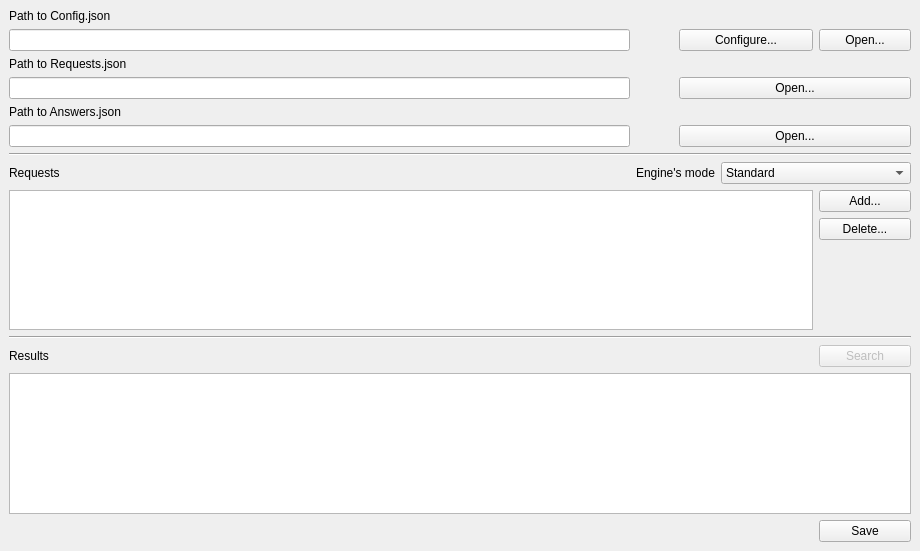
<?xml version="1.0" encoding="UTF-8"?>
<ui version="4.0">
 <class>MainWindow</class>
 <widget class="QMainWindow" name="MainWindow">
  <property name="geometry">
   <rect>
    <x>0</x>
    <y>0</y>
    <width>920</width>
    <height>551</height>
   </rect>
  </property>
  <property name="windowTitle">
   <string>Search engine</string>
  </property>
  <widget class="QWidget" name="centralwidget">
   <layout class="QGridLayout" name="gridLayout_2">
    <item row="1" column="0">
     <layout class="QGridLayout" name="gridLayout">
      <item row="7" column="0">
       <widget class="QLabel" name="requests_fieeld_line">
        <property name="text">
         <string>Requests</string>
        </property>
       </widget>
      </item>
      <item row="8" column="0" colspan="4">
       <widget class="QListView" name="requests_line_list">
        <property name="editTriggers">
         <set>QAbstractItemView::SelectedClicked</set>
        </property>
       </widget>
      </item>
      <item row="0" column="0">
       <widget class="QLabel" name="config_path_line">
        <property name="text">
         <string>Path to Config.json</string>
        </property>
       </widget>
      </item>
      <item row="9" column="0" colspan="5">
       <widget class="Line" name="line">
        <property name="orientation">
         <enum>Qt::Horizontal</enum>
        </property>
       </widget>
      </item>
      <item row="10" column="0">
       <widget class="QLabel" name="answers_field_line">
        <property name="text">
         <string>Results</string>
        </property>
       </widget>
      </item>
      <item row="10" column="4">
       <widget class="QPushButton" name="search_button">
        <property name="enabled">
         <bool>false</bool>
        </property>
        <property name="text">
         <string>Search</string>
        </property>
       </widget>
      </item>
      <item row="4" column="0">
       <widget class="QLabel" name="answers_path_line">
        <property name="text">
         <string>Path to Answers.json</string>
        </property>
       </widget>
      </item>
      <item row="8" column="4">
       <layout class="QVBoxLayout" name="verticalLayout">
        <item>
         <widget class="QPushButton" name="requests_add_button">
          <property name="text">
           <string>Add...</string>
          </property>
         </widget>
        </item>
        <item>
         <widget class="QPushButton" name="requests_delete_button">
          <property name="text">
           <string>Delete...</string>
          </property>
         </widget>
        </item>
        <item>
         <spacer name="verticalSpacer">
          <property name="orientation">
           <enum>Qt::Vertical</enum>
          </property>
          <property name="sizeHint" stdset="0">
           <size>
            <width>20</width>
            <height>40</height>
           </size>
          </property>
         </spacer>
        </item>
       </layout>
      </item>
      <item row="11" column="0" colspan="5">
       <widget class="QTreeWidget" name="results_tree_widget">
        <property name="editTriggers">
         <set>QAbstractItemView::NoEditTriggers</set>
        </property>
        <property name="showDropIndicator" stdset="0">
         <bool>false</bool>
        </property>
        <property name="alternatingRowColors">
         <bool>false</bool>
        </property>
        <property name="selectionMode">
         <enum>QAbstractItemView::NoSelection</enum>
        </property>
        <property name="rootIsDecorated">
         <bool>true</bool>
        </property>
        <property name="columnCount">
         <number>3</number>
        </property>
        <attribute name="headerVisible">
         <bool>false</bool>
        </attribute>
        <column>
         <property name="text">
          <string notr="true">1</string>
         </property>
        </column>
        <column>
         <property name="text">
          <string notr="true">2</string>
         </property>
        </column>
        <column>
         <property name="text">
          <string notr="true">3</string>
         </property>
        </column>
       </widget>
      </item>
      <item row="2" column="0">
       <widget class="QLabel" name="requests_path_line">
        <property name="text">
         <string>Path to Requests.json</string>
        </property>
       </widget>
      </item>
      <item row="7" column="3" colspan="2">
       <widget class="QComboBox" name="mode_select">
        <property name="currentText">
         <string>Standard</string>
        </property>
        <property name="currentIndex">
         <number>0</number>
        </property>
        <property name="maxVisibleItems">
         <number>5</number>
        </property>
        <property name="maxCount">
         <number>4</number>
        </property>
        <property name="insertPolicy">
         <enum>QComboBox::NoInsert</enum>
        </property>
        <item>
         <property name="text">
          <string>Standard</string>
         </property>
        </item>
        <item>
         <property name="text">
          <string>Manual</string>
         </property>
        </item>
        <item>
         <property name="text">
          <string>Do not use configurations' file</string>
         </property>
        </item>
        <item>
         <property name="text">
          <string>Do not use requests' file</string>
         </property>
        </item>
       </widget>
      </item>
      <item row="1" column="4">
       <widget class="QPushButton" name="config_path_button">
        <property name="text">
         <string>Open...</string>
        </property>
       </widget>
      </item>
      <item row="6" column="0" colspan="5">
       <widget class="Line" name="line_2">
        <property name="orientation">
         <enum>Qt::Horizontal</enum>
        </property>
       </widget>
      </item>
      <item row="12" column="4">
       <widget class="QPushButton" name="save_button">
        <property name="text">
         <string>Save</string>
        </property>
       </widget>
      </item>
      <item row="7" column="1" colspan="2">
       <widget class="QLabel" name="label">
        <property name="text">
         <string>Engine's mode</string>
        </property>
       </widget>
      </item>
      <item row="1" column="0">
       <widget class="QLineEdit" name="config_path_edit"/>
      </item>
      <item row="3" column="0">
       <widget class="QLineEdit" name="requests_path_edit"/>
      </item>
      <item row="5" column="0">
       <widget class="QLineEdit" name="answers_path_edit"/>
      </item>
      <item row="3" column="1">
       <widget class="QLabel" name="no_requests_mark">
        <property name="enabled">
         <bool>true</bool>
        </property>
        <property name="text">
         <string/>
        </property>
        <property name="pixmap">
         <pixmap>icons/warning_small.png</pixmap>
        </property>
       </widget>
      </item>
      <item row="1" column="1">
       <widget class="QLabel" name="no_config_mark">
        <property name="enabled">
         <bool>true</bool>
        </property>
        <property name="text">
         <string/>
        </property>
        <property name="pixmap">
         <pixmap>icons/warning_small.png</pixmap>
        </property>
       </widget>
      </item>
      <item row="3" column="2" colspan="3">
       <widget class="QPushButton" name="requests_path_button">
        <property name="text">
         <string>Open...</string>
        </property>
       </widget>
      </item>
      <item row="5" column="2" colspan="3">
       <widget class="QPushButton" name="answers_path_button">
        <property name="text">
         <string>Open...</string>
        </property>
       </widget>
      </item>
      <item row="1" column="2" colspan="2">
       <widget class="QPushButton" name="config_change">
        <property name="text">
         <string>Configure...</string>
        </property>
       </widget>
      </item>
     </layout>
    </item>
   </layout>
  </widget>
  <action name="actionOpen_Config_json">
   <property name="icon">
    <iconset theme="document-open">
     <normaloff>.</normaloff>.</iconset>
   </property>
   <property name="text">
    <string>Open Config.json...</string>
   </property>
   <property name="toolTip">
    <string>Open Config.json file</string>
   </property>
  </action>
  <action name="actionOpen_Requests_json">
   <property name="icon">
    <iconset theme="document-open">
     <normaloff>.</normaloff>.</iconset>
   </property>
   <property name="text">
    <string>Open Requests.json...</string>
   </property>
   <property name="toolTip">
    <string>Open Requests.json file</string>
   </property>
  </action>
  <action name="actionSave_Answers_json">
   <property name="icon">
    <iconset theme="document-save">
     <normaloff>.</normaloff>.</iconset>
   </property>
   <property name="text">
    <string>Save Answers.json...</string>
   </property>
   <property name="toolTip">
    <string>Choose path to Answers.json file</string>
   </property>
  </action>
  <action name="actionExit">
   <property name="icon">
    <iconset theme="window-close">
     <normaloff>.</normaloff>.</iconset>
   </property>
   <property name="text">
    <string>Exit</string>
   </property>
  </action>
  <action name="actionabout">
   <property name="text">
    <string>About...</string>
   </property>
  </action>
 </widget>
 <resources/>
 <connections>
  <connection>
   <sender>config_path_button</sender>
   <signal>clicked()</signal>
   <receiver>MainWindow</receiver>
   <slot>openConfig()</slot>
   <hints>
    <hint type="sourcelabel">
     <x>909</x>
     <y>52</y>
    </hint>
    <hint type="destinationlabel">
     <x>913</x>
     <y>33</y>
    </hint>
   </hints>
  </connection>
  <connection>
   <sender>requests_path_button</sender>
   <signal>clicked()</signal>
   <receiver>MainWindow</receiver>
   <slot>openRequests()</slot>
   <hints>
    <hint type="sourcelabel">
     <x>909</x>
     <y>102</y>
    </hint>
    <hint type="destinationlabel">
     <x>916</x>
     <y>95</y>
    </hint>
   </hints>
  </connection>
  <connection>
   <sender>answers_path_button</sender>
   <signal>clicked()</signal>
   <receiver>MainWindow</receiver>
   <slot>openAnswers()</slot>
   <hints>
    <hint type="sourcelabel">
     <x>909</x>
     <y>151</y>
    </hint>
    <hint type="destinationlabel">
     <x>916</x>
     <y>153</y>
    </hint>
   </hints>
  </connection>
  <connection>
   <sender>requests_add_button</sender>
   <signal>clicked()</signal>
   <receiver>MainWindow</receiver>
   <slot>addRequests()</slot>
   <hints>
    <hint type="sourcelabel">
     <x>908</x>
     <y>216</y>
    </hint>
    <hint type="destinationlabel">
     <x>916</x>
     <y>218</y>
    </hint>
   </hints>
  </connection>
  <connection>
   <sender>requests_delete_button</sender>
   <signal>clicked()</signal>
   <receiver>MainWindow</receiver>
   <slot>deleteRequests()</slot>
   <hints>
    <hint type="sourcelabel">
     <x>908</x>
     <y>245</y>
    </hint>
    <hint type="destinationlabel">
     <x>914</x>
     <y>283</y>
    </hint>
   </hints>
  </connection>
  <connection>
   <sender>config_path_edit</sender>
   <signal>textChanged(QString)</signal>
   <receiver>MainWindow</receiver>
   <slot>modifyConfig()</slot>
   <hints>
    <hint type="sourcelabel">
     <x>342</x>
     <y>50</y>
    </hint>
    <hint type="destinationlabel">
     <x>364</x>
     <y>24</y>
    </hint>
   </hints>
  </connection>
  <connection>
   <sender>requests_path_edit</sender>
   <signal>textChanged(QString)</signal>
   <receiver>MainWindow</receiver>
   <slot>modifyRequests()</slot>
   <hints>
    <hint type="sourcelabel">
     <x>517</x>
     <y>100</y>
    </hint>
    <hint type="destinationlabel">
     <x>533</x>
     <y>26</y>
    </hint>
   </hints>
  </connection>
  <connection>
   <sender>answers_path_edit</sender>
   <signal>textChanged(QString)</signal>
   <receiver>MainWindow</receiver>
   <slot>modifyAnswers()</slot>
   <hints>
    <hint type="sourcelabel">
     <x>646</x>
     <y>149</y>
    </hint>
    <hint type="destinationlabel">
     <x>677</x>
     <y>24</y>
    </hint>
   </hints>
  </connection>
  <connection>
   <sender>config_change</sender>
   <signal>clicked()</signal>
   <receiver>MainWindow</receiver>
   <slot>modifyConfig()</slot>
   <hints>
    <hint type="sourcelabel">
     <x>826</x>
     <y>52</y>
    </hint>
    <hint type="destinationlabel">
     <x>839</x>
     <y>29</y>
    </hint>
   </hints>
  </connection>
  <connection>
   <sender>search_button</sender>
   <signal>clicked()</signal>
   <receiver>MainWindow</receiver>
   <slot>search()</slot>
   <hints>
    <hint type="sourcelabel">
     <x>909</x>
     <y>367</y>
    </hint>
    <hint type="destinationlabel">
     <x>789</x>
     <y>385</y>
    </hint>
   </hints>
  </connection>
  <connection>
   <sender>save_button</sender>
   <signal>clicked()</signal>
   <receiver>MainWindow</receiver>
   <slot>saveResult()</slot>
   <hints>
    <hint type="sourcelabel">
     <x>877</x>
     <y>528</y>
    </hint>
    <hint type="destinationlabel">
     <x>741</x>
     <y>529</y>
    </hint>
   </hints>
  </connection>
  <connection>
   <sender>mode_select</sender>
   <signal>currentIndexChanged(int)</signal>
   <receiver>MainWindow</receiver>
   <slot>changeMode()</slot>
   <hints>
    <hint type="sourcelabel">
     <x>830</x>
     <y>180</y>
    </hint>
    <hint type="destinationlabel">
     <x>849</x>
     <y>314</y>
    </hint>
   </hints>
  </connection>
 </connections>
 <slots>
  <slot>openConfig()</slot>
  <slot>openRequests()</slot>
  <slot>openAnswers()</slot>
  <slot>addRequests()</slot>
  <slot>deleteRequests()</slot>
  <slot>modifyConfig()</slot>
  <slot>modifyRequests()</slot>
  <slot>modifyAnswers()</slot>
  <slot>search()</slot>
  <slot>saveResult()</slot>
  <slot>changeMode()</slot>
 </slots>
</ui>
